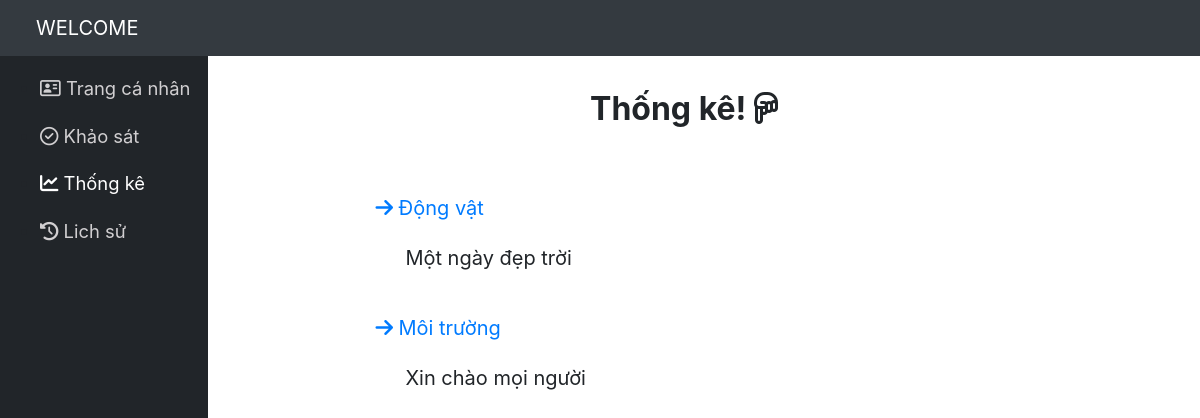
The app's page /user/thongke.php?id=1 with its own data.
### tables this page shows
CREATE TABLE IF NOT EXISTS `chude` (
`idchude` int(11) NOT NULL,
  `thongtin` varchar(50) NOT NULL,
  `more` varchar(50) DEFAULT NULL,
  `pub` int(11) NOT NULL
);

### user/thongke.php (the view, shortened to what this page needs)
<?php
	$link = new mysqli('localhost','root','','moitruong') or die('ket noi that bai!');
	mysqli_query($link,'SET NAMES UTF8');
	include('m_top.php');
	$iduser=$_GET['id'];
?>
<?php
	$query="SELECT idchude,thongtin,more,pub FROM chude where pub='1' group by idchude DESC";
	$result = mysqli_query($link,$query);
?>
<body>
	<header>
		<a class="logo" href="m_index.php">WELCOME</a>
	</header>
<ul class="thanhben">
	<li class="muc">
		<a class="trangcanhan" href="m_index.php?id=<?php echo $iduser ?>">
			<i class="far fa-address-card"></i>
			<span>Trang cá nhân</span>
        </a>
    </li>
	<li class="muc">
		<a class="khaosat" href="s_index.php?id=<?php echo $iduser ?>">
			<i class="far fa-check-circle"></i>
			<span>Khảo sát</span>
        </a>
    </li>
	<li class="muc">
		<a class="thongke light" href="thongke.php?id=<?php echo $iduser ?>">
			<i class="fas fa-chart-line"></i>
			<span>Thống kê</span>
        </a>
    </li>
	<li class="muc">
		<a class="lichsu" href="lichsu.php?id=<?php echo $iduser ?>">
			<i class="fas fa-history"></i>
			<span>Lich sử</span>
        </a>
    </li>
</ul>
<div class="index">
	<div class="tieude">
		<h1>Thống kê!   <i class="far fa-hand-point-down"></i></h1>
	</div>
	<form action=""  method="post">
	<div class="lthongke">
	<?php
			if(mysqli_num_rows($result)>0){
				while($row = mysqli_fetch_assoc($result)){ ?>
					<table>
					<tr>
						<td><a class="" href="thongkecd.php?id=<?php echo $iduser ?>&ic=<?php echo $row['idchude']; ?>">
							<i class="fas fa-arrow-right"></i>
							<span><?php echo $row['thongtin']; ?></span>
						</a>
						<p class="more"><?php echo $row['more']; ?></td>
					</tr>
					</table>
					 <?php
				}
	}?>
	</form>
</div>
<?php
	include('m_bottom.php');
?>

### user/css/m_style.css (style rules this page uses)
body { margin: 0px; font-family: -apple-system, BlinkMacSystemFont, "Segoe UI", Roboto, "Helvetica Neue", Arial, "Noto Sans", sans-serif, "Apple Color Emoji", "Segoe UI Emoji", "Segoe UI Symbol", "Noto Color Emoji"; font-size: 1rem; font-weight: 400; line-height: 1.5; color: #212529; text-align: left; background-color: #fff; }
a { color: #007bff; text-decoration: none; background-color: transparent; }
header { background-color: #343a40; position: relative; padding: 0.5rem 1rem; width: 200vh; position:fixed; z-index:1; }
.logo { padding-top: 0.3125rem; padding-bottom: 0.3125rem; margin-right: 1rem; font-size: 1.25rem; line-height: inherit; white-space: nowrap; color: #fff; width:20%; display : inline-block; margin-left:20px; }
.thanhben { width: 14%; background-color: #212529; margin:0px; float:left; padding-top:3; height: 100vh; position:fixed; margin-top:55px; }
.muc { margin-top:40px; font-size: 1.15rem; margin-top: 20px; }
.muc a { color: rgb(209, 207, 209); }
.muc .light { color: #fff; }
.index { width:86%; position:absolute; margin-left:14%; margin-top:55px; }
table { border-collapse: collapse; text-align:center-left ; }
.thongtincn, tr, td { padding-right:50px; padding-top:10px; padding-bottom:10px; }
.thongtincn, tr, td { padding-right:20px; }
.tieude { width:100%; text-align:center; margin-top:30px; margin-bottom:50px; }
.lthongke { font-size:20px; margin-left:20%; }
.more { margin-left:30px; }

### records on screen
chude: thongtin "Động vật", more "Một ngày đẹp trời"
chude: thongtin "Môi trường", more "Xin chào mọi người"
